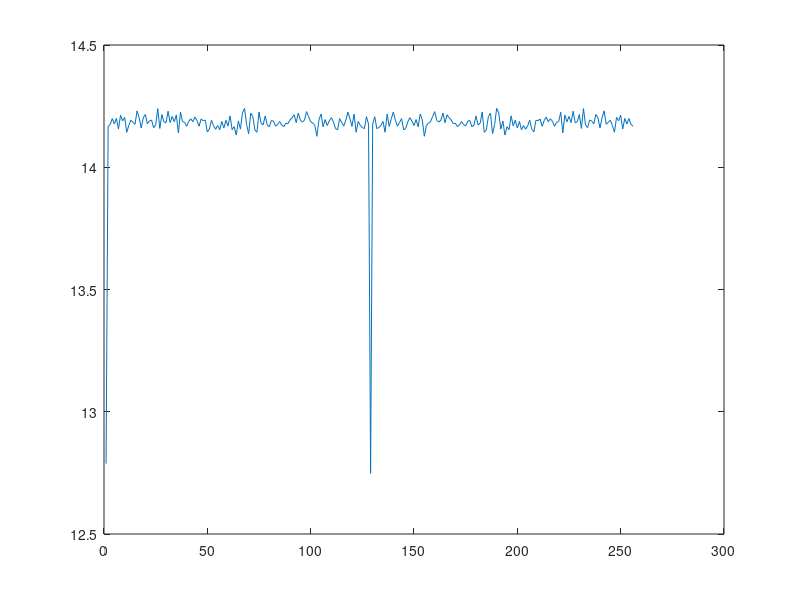

This chart was generated by the following MATLAB code:
close all; clear; clc;

N = 256;
%x = randn(N,1);
%spectrumX = abs(fft(x));
%plot(spectrumX);

iloscPowtorzen = 100000; 
spectrumX = 0;
for i = 1 : iloscPowtorzen
    x=randn(N,1);
    spectrumX = spectrumX + abs(fft(x));
end
spectrumX = spectrumX/iloscPowtorzen;
plot(spectrumX);


